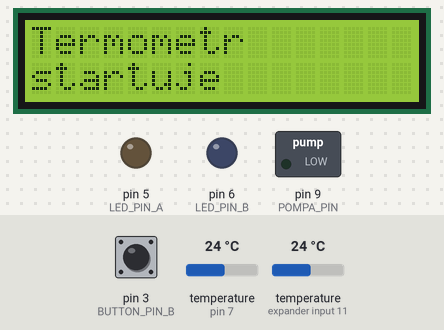
Bench run of a sketch on a simulated Arduino Uno, built with avr-gcc and run on an emulated ATmega328P. Parts: 16×2 character LCD, switched loads named in the sketch (green lamp = pin HIGH), output pins drawn as LEDs (lit = HIGH). The inputs (shaded band) are chosen by the test bench; at power-on: temperature (sensors on pin 7, expander input 11) 24 °C, pin 3 (BUTTON_PIN_B) HIGH.

Above: at 1.3 s.
1.4 s: temperature (sensor on pin 7) set to 39.2 °C
At 11.4 s:
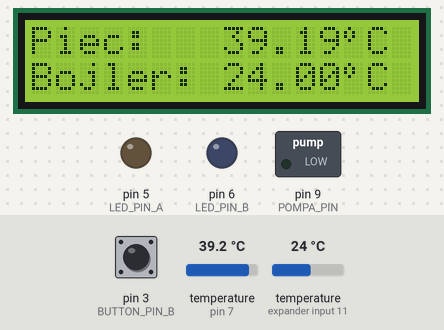
12.4 s: temperature (sensor on pin 7) set to 40.7 °C
At 21.3 s:
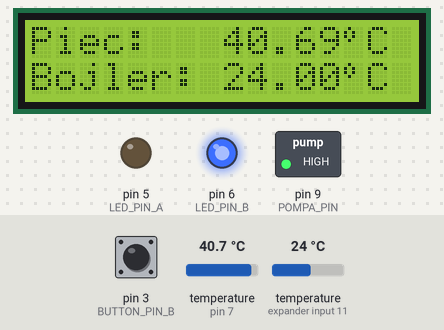
22.4 s: temperature (sensor on expander input 11) set to 12 °C
At 31.4 s:
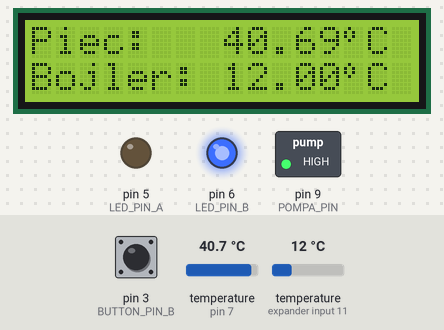
32.4 s: temperature (sensor on pin 7) set to 12 °C
At 41.4 s:
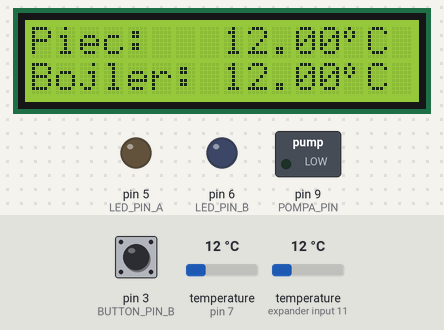
Timing chart, 0 to 42.9 s (numbered marks = the images above; inputs shaded):
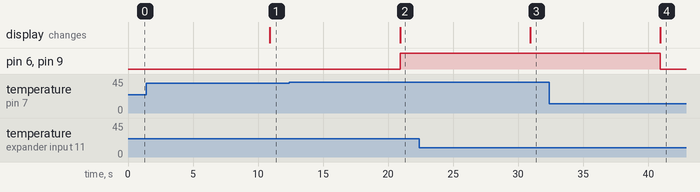

Measured:
- the behaviour switches between 39.9 and 40 °C on temperature (sensor on pin 7) (found by bisection; images 1 and 2)
- after the input at 1.4 s, the display: changes after 9.5 s (image 1)
- after the input at 12.4 s, pin 6 (LED_PIN_B), pin 9 (POMPA_PIN): LOW → HIGH after 8.5 s; the display: changes after 8.5 s (image 2)
- after the input at 22.4 s, the display: changes after 8.5 s (image 3)
- after the input at 32.4 s, pin 6 (LED_PIN_B), pin 9 (POMPA_PIN): HIGH → LOW after 8.5 s; the display: changes after 8.5 s (image 4)

The sketch:

termometr2.ino
```cpp
#include <Bounce2.h>
#include <Wire.h>
#include <LiquidCrystal_I2C.h>
#include <OneWire.h>
#include <DallasTemperature.h>

#define BUTTON_PIN_B 3

#define LED_PIN_A 5
#define LED_PIN_B 6

#define TER_PIN_A 7
//Interwal pomiedzy odczytem danych z czujnikow
#define T_REFRESH 10000

#define BUZZER_PIN 8
#define BUZZER_HZ 3600

#define POMPA_PIN 9
//temp zalaczania pompki
#define POMPA_TEMP 40.0
//temp alarmu
#define ALARM_TEMP 80.0

#define BEEP_X 5 //pikniecie co x czasu
#define BEEP_MS 500 //dlugosc pikniecia
#define BEEP_PAUSE 300000 //dlugosc pauzy po nacisnieciu 300000- 5 minut

OneWire oneWire(TER_PIN_A); //Podłączenie do A5
DallasTemperature sensors(&oneWire); //Przekazania informacji do biblioteki

LiquidCrystal_I2C lcd(0x27,16,2);

Bounce2::Button buttonB = Bounce2::Button();

//unsigned long buttonPushedMillis; // when button was released
unsigned long cichyAlarm; // po ilu sekundach od wyciszenia Alarmu ma znowu wyć - okolo 5 minut 300000 ms

//unsigned long czasBB; //dlugie przytrzymanie przycisku B

unsigned long StartTime;
//unsigned long CurrentTime;

byte customChar[8] = {
  0b01000,
  0b10100,
  0b10100,
  0b01000,
  0b00000,
  0b00000,
  0b00000,
  0b00000
};

//bool praca; // true jesli nie wcisniety przycisk
bool alarmON;
bool alarmOFF;
float tempC, tempC_old;
float tempD;
//int czasWA;
unsigned long st;
//int tonB, l, pMax;
int l;
int err;

void setup() {
  //Serial.begin(9600);
  sensors.begin();

  //Konfiguracja wyswietlacza
  lcd.init();
  lcd.backlight();
  lcd.clear();
  lcd.print("Termometr");
  lcd.setCursor(0, 1);
  lcd.print("startuje");
  lcd.createChar(0, customChar);

  //Konfiguracja przycisku
  buttonB.attach( BUTTON_PIN_B ,  INPUT_PULLUP );
  buttonB.interval(5);
  buttonB.setPressedState(LOW);

  //Konfiguracja pinu diody LED :
  pinMode(LED_PIN_A,OUTPUT);
  pinMode(LED_PIN_B,OUTPUT);

  //Konfiguracja przekaznika pompy
  pinMode(POMPA_PIN,OUTPUT);
  digitalWrite(POMPA_PIN, LOW);

  //Konfiguracja buzzera
  pinMode(BUZZER_PIN, OUTPUT);

  StartTime = millis();
  st = millis();
  //praca = true;
  alarmON = false;
  alarmOFF = false;
  //domyslna temperatura
  tempC = POMPA_TEMP - 1.0;
  tempD = 20;
  l=0; //zmienna licznika pikniec
  err = 0;

}

void loop() {
  buttonB.update();
 // Zalaczanie pompki
    if (tempC >= POMPA_TEMP ) {
        pompa(true);
        diodaB(true);
      }
    else {
        pompa(false);
        diodaB(false);
     }


  // Alarm
  if ( alarmON && tempC >= ALARM_TEMP && !alarmOFF) {
    dzwiek(BEEP_MS, &st, &l, BEEP_X);
    }
  else {
     noTone(BUZZER_PIN);
  }
  //Odczyt czujnikow co X sekund
  if ( opozniacz(T_REFRESH, &StartTime) ) {    //&& praca
      pobierzTemp(sensors, &tempC, &tempD);


    if ( tempC >= ALARM_TEMP ) {
        alarmON=true;
        diodaA(true);
      }
    else   {
        alarmON=false;
        diodaA(false);
      }

    if ( tempC != DEVICE_DISCONNECTED_C && tempD != DEVICE_DISCONNECTED_C )    {
        wyswietlTemp();
        err = 0;
        tempC_old = tempC;
      }
    else    {
        tempC = tempC_old;
        String error = "Blad czujnika";
       // Serial.println(error);
        //alarmOFF = false;
        //alarmON=true;
        //bzz(true);
        err++;
    //    tempC = POMPA_TEMP;
        wyswietlError(lcd, error);

      }

  }

  if (err >= 3 ) {

    //alarmOFF = false;
    //alarmON=true;
    //bzz(true);
    tempC = POMPA_TEMP;

  }

  if ( buttonB.pressed() ) {

      cichyAlarm = millis();
      alarmOFF = true;

  }

 if ( alarmOFF && millis() - cichyAlarm >= BEEP_PAUSE ) {
     alarmOFF = false;
   }

}


void diodaA(bool dA){
  if (dA){
  digitalWrite(LED_PIN_A, HIGH);
  }
  else {
  digitalWrite(LED_PIN_A, LOW);
  }

}
void diodaB(bool dB){

  if (dB){
  digitalWrite(LED_PIN_B, HIGH);
  }
  else {
  digitalWrite(LED_PIN_B, LOW);
  }
}
void wyswietlError(LiquidCrystal_I2C l, String error){
    l.clear();
    l.setCursor(0, 0);
    l.print(error);
}

void wyswietlTemp(){

   // Serial.print("Temperature for the device 1 (index 0) is: ");
    //Serial.println(tempC);
    lcd.clear();
    lcd.setCursor(0, 0);
    lcd.print("Piec:   ");
    lcd.print(tempC);
    lcd.write((uint8_t)0);
    lcd.print("C");
    //Serial.print("Temperature for the device 2 (index 1) is: ");
    //Serial.println(tempD);

    lcd.setCursor(0, 1);
    lcd.print("Bojler: ");
    lcd.print(tempD);
    lcd.write((uint8_t)0);
    lcd.print("C");

}
bool opozniacz(unsigned long ms, unsigned long *wst) {
// wywolanie funkcji (opozniacz(1000, &StartTime))
  if ( millis() - *wst >= ms ) {

    *wst = millis();

    return true;
  }
    else {
      return false;
    }
}
void pobierzTemp(DallasTemperature s, float *tC, float *tD) {

    s.requestTemperatures();
    *tC = sensors.getTempCByIndex(0);
    *tD = sensors.getTempCByIndex(1);
}
//funkcja bzz t- wlacz,
void bzz(bool t) {
  if (t) {
       tone(BUZZER_PIN, BUZZER_HZ);
  }
  else {
       noTone(BUZZER_PIN);
  }

}
// (ile sekund, czas, przerwalicznik, przerwa, port, hz)
void dzwiek(unsigned long ms, unsigned long *wst, int *p, int pmax) {

  if (opozniacz(ms, wst)){
   if (*p == pmax) {
        bzz(true);
        *p=0;
      }
   else {
        bzz(false);
        *p=*p+1;
      }
   }

}

void pompa(bool b){
  if(b) {
      digitalWrite(POMPA_PIN, HIGH);
  }
  else{
      digitalWrite(POMPA_PIN, LOW);

  }

}
```
